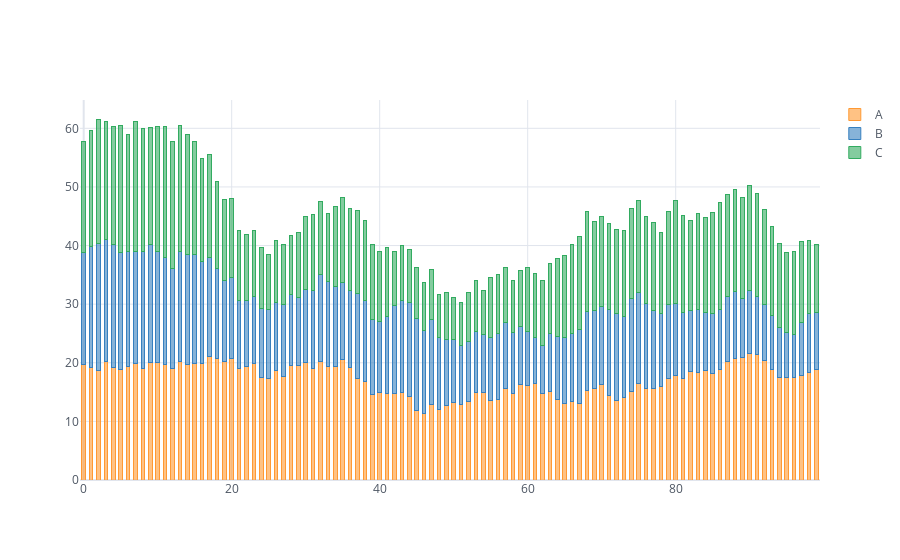

The notebook cell this image was saved under:
### Code cell
cf.set_config_file(theme='white')
df.iplot(kind = 'bar',barmode='stack',bargap=0.5)
